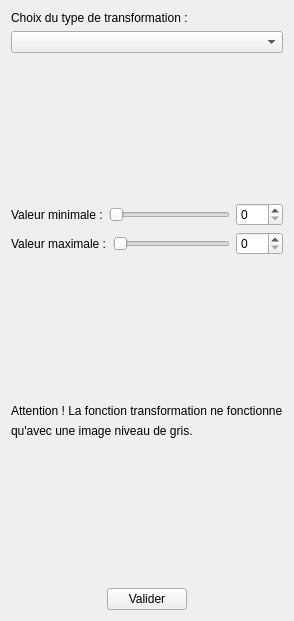
<?xml version="1.0" encoding="UTF-8"?>
<ui version="4.0">
 <class>Transformation</class>
 <widget class="QWidget" name="Transformation">
  <property name="geometry">
   <rect>
    <x>0</x>
    <y>0</y>
    <width>291</width>
    <height>621</height>
   </rect>
  </property>
  <property name="windowTitle">
   <string>Form</string>
  </property>
  <layout class="QVBoxLayout" name="verticalLayout">
   <item>
    <widget class="QLabel" name="lbl_type_morpho">
     <property name="text">
      <string>Choix du type de transformation :</string>
     </property>
     <property name="textFormat">
      <enum>Qt::AutoText</enum>
     </property>
    </widget>
   </item>
   <item>
    <widget class="QComboBox" name="cb_transformation">
     <item>
      <property name="text">
       <string/>
      </property>
     </item>
     <item>
      <property name="text">
       <string>complement</string>
      </property>
     </item>
     <item>
      <property name="text">
       <string>expansion</string>
      </property>
     </item>
     <item>
      <property name="text">
       <string>egalisation</string>
      </property>
     </item>
    </widget>
   </item>
   <item>
    <spacer name="verticalSpacer_3">
     <property name="orientation">
      <enum>Qt::Vertical</enum>
     </property>
     <property name="sizeHint" stdset="0">
      <size>
       <width>20</width>
       <height>40</height>
      </size>
     </property>
    </spacer>
   </item>
   <item>
    <layout class="QHBoxLayout" name="horizontalLayout">
     <item>
      <widget class="QLabel" name="lbl_type_morpho_2">
       <property name="text">
        <string>Valeur minimale :</string>
       </property>
       <property name="textFormat">
        <enum>Qt::AutoText</enum>
       </property>
      </widget>
     </item>
     <item>
      <widget class="QSlider" name="slid_mini">
       <property name="maximum">
        <number>255</number>
       </property>
       <property name="orientation">
        <enum>Qt::Horizontal</enum>
       </property>
      </widget>
     </item>
     <item>
      <widget class="QSpinBox" name="sp_mini">
       <property name="maximum">
        <number>255</number>
       </property>
      </widget>
     </item>
    </layout>
   </item>
   <item>
    <layout class="QHBoxLayout" name="horizontalLayout_2">
     <item>
      <widget class="QLabel" name="lbl_type_morpho_3">
       <property name="text">
        <string>Valeur maximale :</string>
       </property>
       <property name="textFormat">
        <enum>Qt::AutoText</enum>
       </property>
      </widget>
     </item>
     <item>
      <widget class="QSlider" name="slid_max">
       <property name="maximum">
        <number>255</number>
       </property>
       <property name="orientation">
        <enum>Qt::Horizontal</enum>
       </property>
      </widget>
     </item>
     <item>
      <widget class="QSpinBox" name="sp_max">
       <property name="maximum">
        <number>255</number>
       </property>
      </widget>
     </item>
    </layout>
   </item>
   <item>
    <spacer name="verticalSpacer_2">
     <property name="orientation">
      <enum>Qt::Vertical</enum>
     </property>
     <property name="sizeHint" stdset="0">
      <size>
       <width>20</width>
       <height>40</height>
      </size>
     </property>
    </spacer>
   </item>
   <item>
    <widget class="QLabel" name="label">
     <property name="text">
      <string>Attention ! La fonction transformation ne fonctionne</string>
     </property>
    </widget>
   </item>
   <item>
    <widget class="QLabel" name="label_2">
     <property name="text">
      <string>qu'avec une image niveau de gris.</string>
     </property>
    </widget>
   </item>
   <item>
    <spacer name="verticalSpacer">
     <property name="orientation">
      <enum>Qt::Vertical</enum>
     </property>
     <property name="sizeHint" stdset="0">
      <size>
       <width>20</width>
       <height>40</height>
      </size>
     </property>
    </spacer>
   </item>
   <item alignment="Qt::AlignHCenter">
    <widget class="QPushButton" name="bout_valider">
     <property name="maximumSize">
      <size>
       <width>100</width>
       <height>30</height>
      </size>
     </property>
     <property name="text">
      <string>Valider</string>
     </property>
    </widget>
   </item>
  </layout>
 </widget>
 <resources/>
 <connections>
  <connection>
   <sender>slid_mini</sender>
   <signal>sliderMoved(int)</signal>
   <receiver>sp_mini</receiver>
   <slot>setValue(int)</slot>
   <hints>
    <hint type="sourcelabel">
     <x>165</x>
     <y>146</y>
    </hint>
    <hint type="destinationlabel">
     <x>245</x>
     <y>142</y>
    </hint>
   </hints>
  </connection>
  <connection>
   <sender>sp_mini</sender>
   <signal>valueChanged(int)</signal>
   <receiver>slid_mini</receiver>
   <slot>setValue(int)</slot>
   <hints>
    <hint type="sourcelabel">
     <x>230</x>
     <y>142</y>
    </hint>
    <hint type="destinationlabel">
     <x>187</x>
     <y>134</y>
    </hint>
   </hints>
  </connection>
  <connection>
   <sender>slid_max</sender>
   <signal>sliderMoved(int)</signal>
   <receiver>sp_max</receiver>
   <slot>setValue(int)</slot>
   <hints>
    <hint type="sourcelabel">
     <x>184</x>
     <y>233</y>
    </hint>
    <hint type="destinationlabel">
     <x>243</x>
     <y>231</y>
    </hint>
   </hints>
  </connection>
  <connection>
   <sender>sp_max</sender>
   <signal>valueChanged(int)</signal>
   <receiver>slid_max</receiver>
   <slot>setValue(int)</slot>
   <hints>
    <hint type="sourcelabel">
     <x>228</x>
     <y>227</y>
    </hint>
    <hint type="destinationlabel">
     <x>186</x>
     <y>225</y>
    </hint>
   </hints>
  </connection>
 </connections>
</ui>
